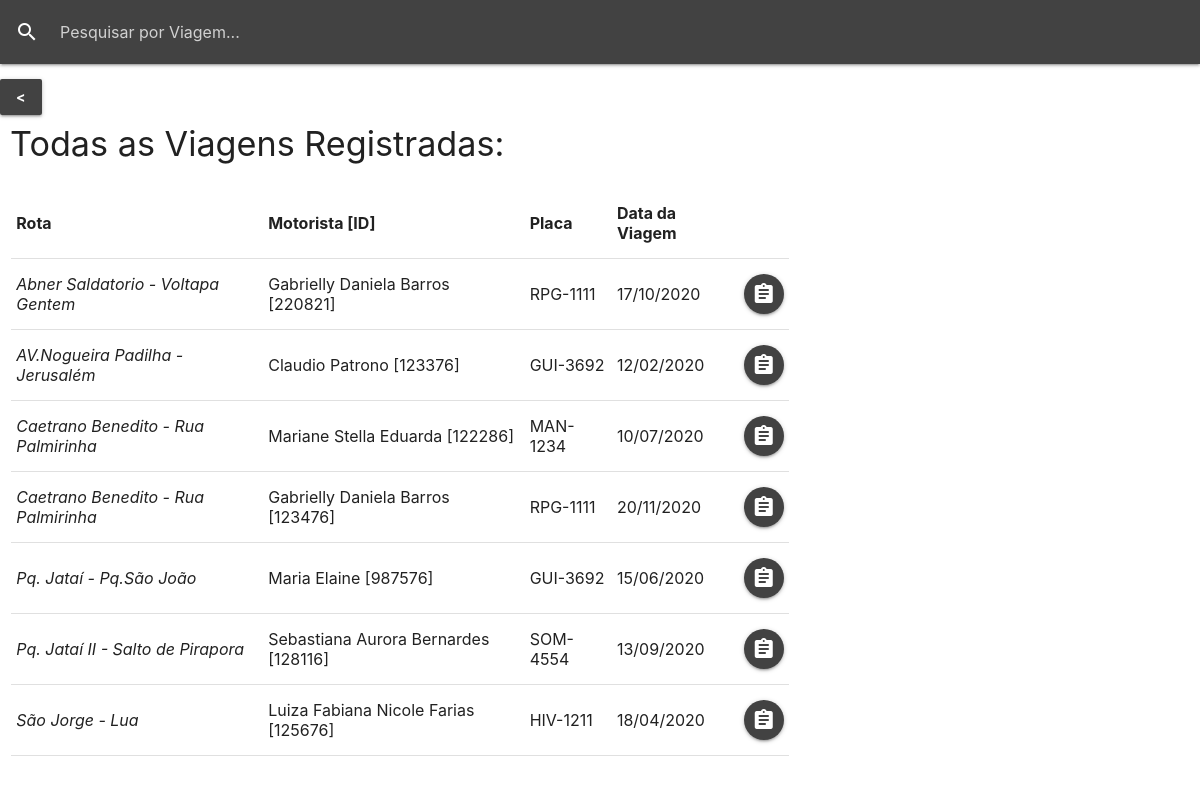
The app's page /lancamentos/viagens/buscar/buscarViagem.php with its own data.
### tables this page shows
CREATE TABLE LCMT_VIAGEM (
  DATA_VIAGEM DATETIME NOT NULL,
  ROTA2 VARCHAR(60) NOT NULL,
  PLACA2 VARCHAR(8) DEFAULT NULL,
  COD_MOT2 DECIMAL(6,0) DEFAULT NULL,
  PRIMARY KEY (DATA_VIAGEM,ROTA2)
);

CREATE TABLE CAD_MOTORISTA (
  COD_MOT DECIMAL(6,0) NOT NULL,
  MOT_NAME VARCHAR(40) DEFAULT NULL,
  ENDERECO_M VARCHAR(40) DEFAULT NULL,
  NUMERO_M DECIMAL(4,0) DEFAULT NULL,
  BAIRRO_M VARCHAR(20) DEFAULT NULL,
  CIDADE_M VARCHAR(30) DEFAULT NULL,
  ESTADO_M CHAR(2) DEFAULT NULL,
  CEP_M DECIMAL(9,0) DEFAULT NULL,
  FONE_M DECIMAL(20,0) DEFAULT NULL,
  MOT_NASC DATETIME DEFAULT NULL,
  CNH_VENC DATETIME DEFAULT NULL,
  CNH_TIPO CHAR(1) DEFAULT NULL,
  PRIMARY KEY (COD_MOT)
);

### lancamentos/viagens/buscar/buscarViagem.php (the view, shortened to what this page needs)
<?php
$host = "localhost";
$user = "root";
$pass = "";
$banco = "ONIBUS";
$conexao = mysqli_connect($host, $user, $pass) or die(mysqli_error());
mysqli_select_db($conexao,$banco) or die (mysqli_error());
mysqli_set_charset($conexao,"utf8");
?>
<html>
<head>
	<link rel="stylesheet" href="https://cdnjs.cloudflare.com/ajax/libs
	/materialize/1.0.0/css/materialize.min.css">
</head>
<body>
	<form name="searchUserForm" method="POST" action="viaResults.php">
	<nav>
    <div class="nav-wrapper grey darken-3">
      <form>
        <div class="input-field">
          <input id="search" placeholder="Pesquisar por Viagem..." name="navbar" type="search" required>
          <label class="label-icon" for="search"><i class="material-icons">search</i></label>
          <i class="material-icons">close</i>
        </div>
      </form>
    </div>
    </nav>
	</form>
<?php
	echo"
  <a class='btn tooltipped grey darken-3' href='../cadViagensMain.php'><b><</b></a>
  ";
	$sql = mysqli_query($conexao,"SELECT * FROM LCMT_VIAGEM ORDER BY ROTA2 ASC");
	$row = mysqli_num_rows($sql);
	if($row > 0){
	echo "<h4 style='margin: 10px;'>Todas as Viagens Registradas:</h4>";
		echo"
		<div class='center-align'>
		<div class='row'>
        <div class='input-field col s8'>
		<table class='responsive-table'>
        <thead>
          <tr>
              <th>Rota</th>
              <th>Motorista [ID]</th>
              <th>Placa</th>
			  <th>Data da Viagem</th>
			  <th></th>
          </tr>
        </thead>
		";
		while($linha = mysqli_fetch_array($sql))
		{
			$rota = $linha['ROTA2'];
			$motid = $linha['COD_MOT2'];
			$sql2 = mysqli_query($conexao,"SELECT * FROM CAD_MOTORISTA WHERE COD_MOT = '$motid'");
			if($linha2 = mysqli_fetch_array($sql2)){
				$motname = $linha2['MOT_NAME'];
			}
			$placa = $linha['PLACA2'];
			$mysqliDateFormat = $linha['DATA_VIAGEM'];
			$mysqliDateFormat = str_replace(" 00:00:00","",$mysqliDateFormat);
			$date = date_create_from_format('Y-m-d', $mysqliDateFormat);
			$dataviagem = date_format($date, 'd/m/Y');
			$mot = $motname." [".$motid."]";
	echo "
        <tbody>
          <tr>
            <td><i>$rota</i></td>
            <td>$mot</td>
            <td>$placa</td>
			<td>$dataviagem</td>
			<td><a href='viagemPDF.php?
			rota=$rota&&
			mot=$mot&&
			placa=$placa&&
			dataviagem=$dataviagem&&
			' class='btn-floating grey darken-3'><i class='small material-icons'>assignment</i></a></td>
          </tr>
        </tbody>
	  ";
		}
		echo "</table></div></div><div>";
	}else{
		echo "<center><h1>Nenhuma Viagem Encontrada</h1></center>";
	}
?>
</body>
</html>

### records on screen
lcmt_viagem: ROTA2 "Abner Saldatorio - Voltapa Gentem", COD_MOT2.MOT_NAME "Gabrielly Daniela Barros [220821]", PLACA2 "RPG-1111", DATA_VIAGEM "17/10/2020"
lcmt_viagem: ROTA2 "AV.Nogueira Padilha - Jerusalém", COD_MOT2.MOT_NAME "Claudio Patrono [123376]", PLACA2 "GUI-3692", DATA_VIAGEM "12/02/2020"
lcmt_viagem: ROTA2 "Caetrano Benedito - Rua Palmirinha", COD_MOT2.MOT_NAME "Mariane Stella Eduarda [122286]", PLACA2 "MAN-1234", DATA_VIAGEM "10/07/2020"
lcmt_viagem: ROTA2 "Caetrano Benedito - Rua Palmirinha", COD_MOT2.MOT_NAME "Gabrielly Daniela Barros [123476]", PLACA2 "RPG-1111", DATA_VIAGEM "20/11/2020"
lcmt_viagem: ROTA2 "Pq. Jataí - Pq.São João", COD_MOT2.MOT_NAME "Maria Elaine [987576]", PLACA2 "GUI-3692", DATA_VIAGEM "15/06/2020"
lcmt_viagem: ROTA2 "Pq. Jataí II - Salto de Pirapora", COD_MOT2.MOT_NAME "Sebastiana Aurora Bernardes [128116]", PLACA2 "SOM-4554", DATA_VIAGEM "13/09/2020"
lcmt_viagem: ROTA2 "São Jorge - Lua", COD_MOT2.MOT_NAME "Luiza Fabiana Nicole Farias [125676]", PLACA2 "HIV-1211", DATA_VIAGEM "18/04/2020"
